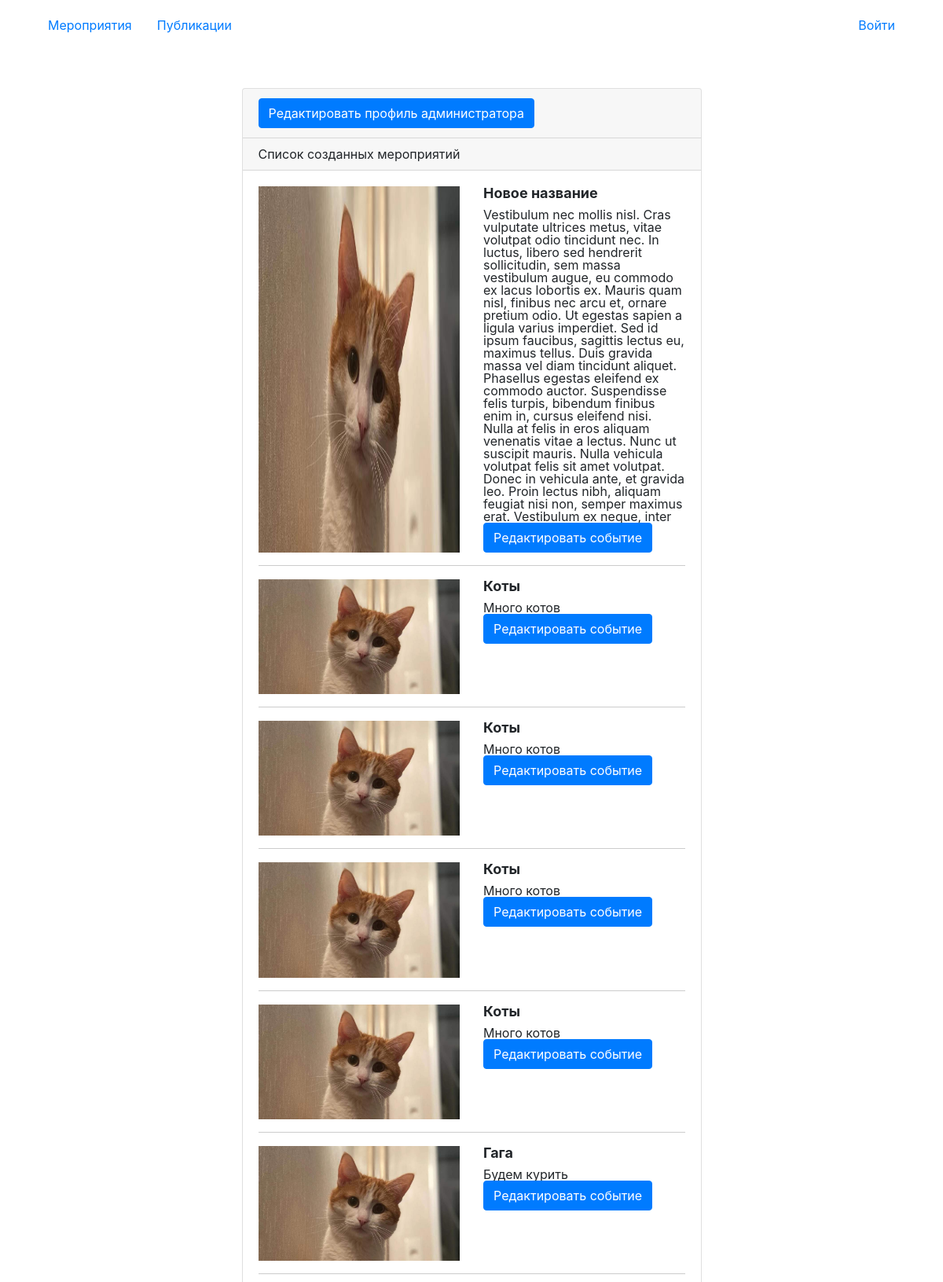
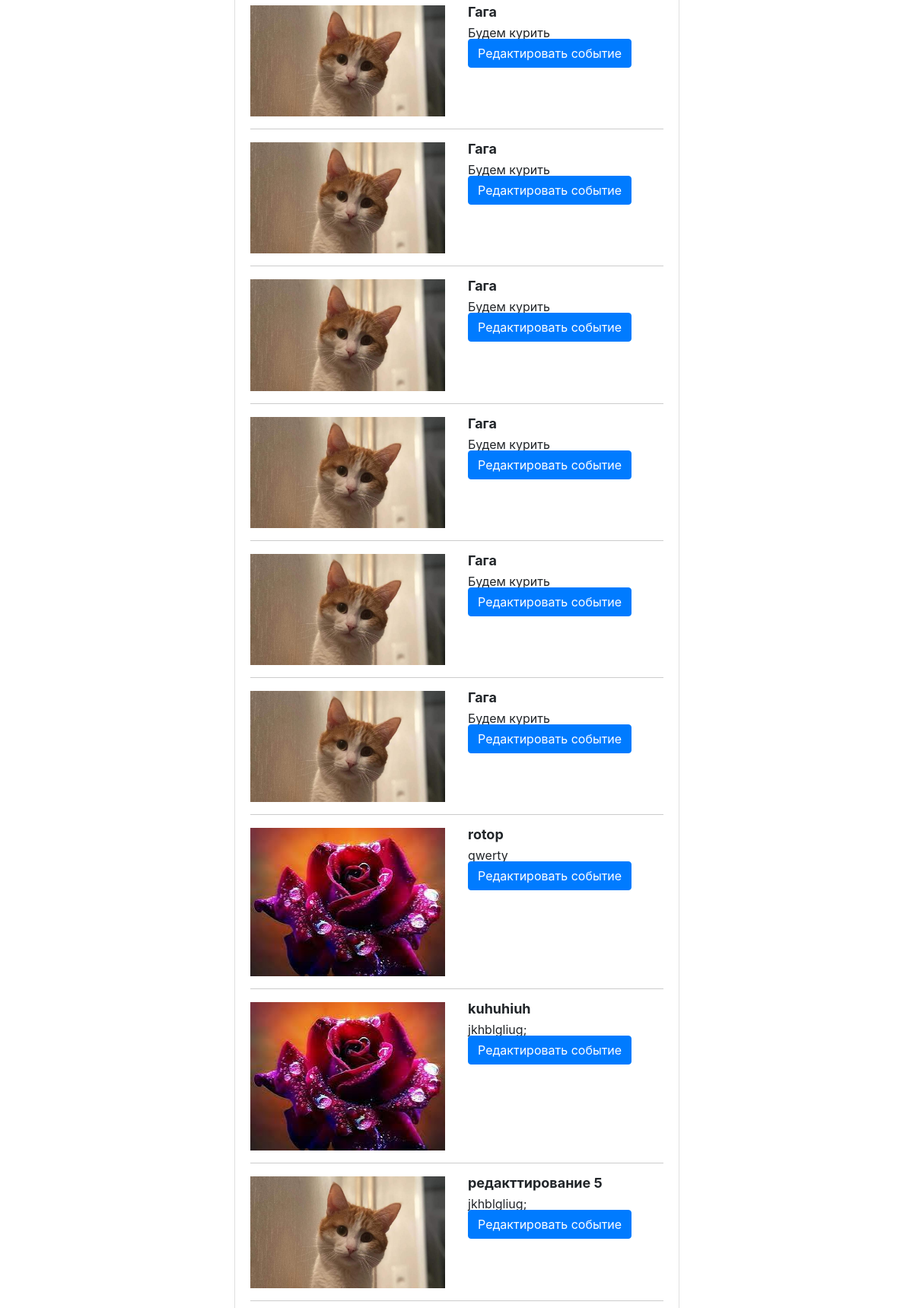
Screenshot of /profile/event/admin (upper part) with the database file from the repository (2 pictures, top to bottom).
### main/models.py (models this page shows, shortened)
class Event(models.Model):
    title = models.CharField(max_length=255, null=True, blank=True)
    description = models.TextField(null=True, blank=True)
    max_eventers = models.IntegerField(default=100)
    location = models.CharField(max_length=255, null=True, blank=True)
    date_event = models.DateTimeField(null=True, blank=True)
    event_type = models.ForeignKey('EventType', on_delete=models.CASCADE)
    education_level = models.ForeignKey('EducationLevel', on_delete=models.CASCADE)
    responsible = models.ForeignKey('CustomUser', null=True, blank=True, on_delete=models.CASCADE)
    image = models.ImageField(upload_to='images', null=True, blank=True)

### main/views.py (the view)
# urls.py: path('profile/event/admin', admin_profile_event, name='profile_event_admin'),
def admin_profile_event(request):
    event = Event.objects.all()
    context = {'event': event}
    return render(request, 'profile_list_event_admin.html', context=context)
    pass

### main/templates/profile_list_event_admin.html (shortened to what this page needs)
{% extends 'base.html' %}
{% load static %}
{% block content %}
<div class="card">
    <div class="card-header">
        <a class="btn btn-primary ms-auto" aria-current="page" href="{% url 'profile' %}">Редактировать профиль администратора</a>
    </div>
    <div class="card-header">
        Список созданных мероприятий
    </div>
    <div class="card-body">
        <ul class="list-group">
            {% for events in event %}
            <li class="row">
                <div class="col">
                    <img src="/{{events.image}}" alt="">
                </div>
                <div class="col-6">
                    <div class="heder_event">
                        <div  class='title_event'>{{ events.title }}</div>
                    </div>
                    <div>{{ events.description }}</div>
                    <div>
                        <a class="btn btn-primary ms-auto" aria-current="page" href="{% url 'edit_event' events.id %}">Редактировать событие</a>
                    </div>
                </div>
            </li>
            <hr/>
            {% empty %}
            <li>Список мероприятий пуст.</li>
            {% endfor %}
        </ul>
    </div>
</div>
{% endblock %}

### main/static/css/null.css (style rules this page uses)
html, body, div, span, object, iframe, h1, h2, h3, h4, h5, h6, p, blockquote, pre, abbr, address, cite, code, del, dfn, em, img, ins, kbd, q, samp, small, strong, sub, sup, var, b, i, dl, dt, dd, ol, ul, li, fieldset, form, label, legend, table, caption, tbody, tfoot, thead, tr, th, td, article, aside, canvas, details, figcaption, figure, footer, header, hgroup, menu, nav, section, summary, time, mark, audio, video { margin:0; padding:0; border:0; outline:0; font-size:100%; vertical-align:baseline; background:transparent; }
body { line-height:1; }
a { margin:0; padding:0; font-size:100%; vertical-align:baseline; background:transparent; }
hr { display:block; height:1px; border:0; border-top:1px solid #cccccc; margin:1em 0; padding:0; }
ul, ol, li { list-style: none; }
img { height: 100%; width: 100%; }

### main/static/css/style.css (style rules this page uses)
.heder_event { display: flex; justify-content: space-between; }
.title_event { font-size: 18px; margin-bottom: 10px; font-weight: bold; }

### rows the page displays
Event: image (picture), title "Новое название", description "Vestibulum nec mollis nisl. Cras vulputate ultrices metus, vitae volutpat odio tincidunt nec. In luctus, libero sed hendrerit sollicitudin, sem massa vestibulum augue, eu commodo ex lacus lobortis ex. Mauris quam nisl, finibus nec arcu et, ornare pretium odio. Ut egestas sapien a ligula varius imperdiet. Sed id ipsum faucibus, sagittis lectus eu, maximus tellus. Duis gravida massa vel diam tincidunt aliquet. Phasellus egestas eleifend ex commodo auctor. Suspendisse felis turpis, bibendum finibus enim in, cursus eleifend nisi. Nulla at felis in eros aliquam venenatis vitae a lectus. Nunc ut suscipit mauris. Nulla vehicula volutpat felis sit amet volutpat. Donec in vehicula ante, et gravida…"
Event: image (picture), title "Коты", description "Много котов"
Event: image (picture), title "Коты", description "Много котов"
Event: image (picture), title "Коты", description "Много котов"
Event: image (picture), title "Коты", description "Много котов"
Event: image (picture), title "Гага", description "Будем курить"
Event: image (picture), title "Гага", description "Будем курить"
Event: image (picture), title "Гага", description "Будем курить"
Event: image (picture), title "Гага", description "Будем курить"
Event: image (picture), title "Гага", description "Будем курить"
Event: image (picture), title "Гага", description "Будем курить"
Event: image (picture), title "Гага", description "Будем курить"
Event: image (picture), title "rotop", description "qwerty"
Event: image (picture), title "kuhuhiuh", description "jkhblgliug;"
Event: image (picture), title "редакттирование 5", description "jkhblgliug;"
